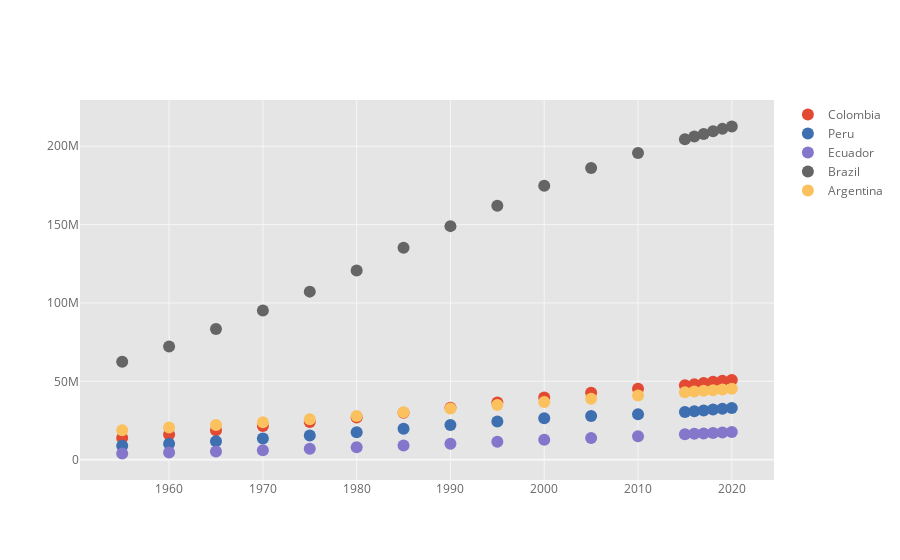

This figure's notebook cell:
### Markdown cell above
# ScatterPlot (Gráfico de dispersión)

### Code cell
df_population.iplot(kind='scatter', mode='markers')

### Figure 1 — Plotly figure (JSON) as saved in the notebook; plotly's stock layout.template omitted (floating-point values rounded to 4 significant figures)
{"data": [{"line": {"color": "rgba(226, 74, 51, 1.0)", "dash": "solid", "shape": "linear", "width": 1.3}, "marker": {"size": 12, "symbol": "circle"}, "mode": "markers", "name": "Colombia", "text": "", "type": "scatter", "x": [1955, 1960, 1965, 1970, 1975, 1980, 1985, 1990, 1995, 2000, 2005, 2010, 2015, 2016, 2017, 2018, 2019, 2020], "y": [13775000, 16057724, 18725245, 21480065, 24065507, 26900506, 29951201, 33102575, 36421438, 39629968, 42647723, 45222700, 47520667, 48175052, 48909839, 49661048, 50339443, 50882891]}, {"line": {"color": "rgba(62, 111, 176, 1.0)", "dash": "solid", "shape": "linear", "width": 1.3}, "marker": {"size": 12, "symbol": "circle"}, "mode": "markers", "name": "Peru", "text": "", "type": "scatter", "x": [1955, 1960, 1965, 1970, 1975, 1980, 1985, 1990, 1995, 2000, 2005, 2010, 2015, 2016, 2017, 2018, 2019, 2020], "y": [8858389, 10155015, 11711392, 13459794, 15424744, 17547610, 19772872, 22071433, 24299160, 26459944, 27866145, 29027674, 30470734, 30926032, 31444298, 31989260, 32510453, 32971854]}, {"line": {"color": "rgba(132, 118, 202, 1.0)", "dash": "solid", "shape": "linear", "width": 1.3}, "marker": {"size": 12, "symbol": "circle"}, "mode": "markers", "name": "Ecuador", "text": "", "type": "scatter", "x": [1955, 1960, 1965, 1970, 1975, 1980, 1985, 1990, 1995, 2000, 2005, 2010, 2015, 2016, 2017, 2018, 2019, 2020], "y": [3956620, 4543666, 5243977, 6069376, 6994334, 7989186, 9066109, 10230934, 11455204, 12681123, 13825847, 15011117, 16212020, 16491116, 16785361, 17084358, 17373662, 17643054]}, {"line": {"color": "rgba(101, 101, 101, 1.0)", "dash": "solid", "shape": "linear", "width": 1.3}, "marker": {"size": 12, "symbol": "circle"}, "mode": "markers", "name": "Brazil", "text": "", "type": "scatter", "x": [1955, 1960, 1965, 1970, 1975, 1980, 1985, 1990, 1995, 2000, 2005, 2010, 2015, 2016, 2017, 2018, 2019, 2020], "y": [62533919, 72179226, 83373530, 95113265, 107216205, 120694009, 135274080, 149003223, 162019896, 174790340, 186127103, 195713635, 204471769, 206163053, 207833823, 209469323, 211049527, 212559417]}, {"line": {"color": "rgba(251, 193, 94, 1.0)", "dash": "solid", "shape": "linear", "width": 1.3}, "marker": {"size": 12, "symbol": "circle"}, "mode": "markers", "name": "Argentina", "text": "", "type": "scatter", "x": [1955, 1960, 1965, 1970, 1975, 1980, 1985, 1990, 1995, 2000, 2005, 2010, 2015, 2016, 2017, 2018, 2019, 2020], "y": [18789418, 20481779, 22159650, 23880561, 25865776, 27896528, 30216279, 32618651, 34828170, 36870787, 38892931, 40895752, 43075416, 43508460, 43937140, 44361150, 44780677, 45195774]}], "layout": {"legend": {"bgcolor": "#FFFFFF", "font": {"color": "#666666"}}, "paper_bgcolor": "#FFFFFF", "plot_bgcolor": "#E5E5E5", "title": {"font": {"color": "#151516"}}, "xaxis": {"gridcolor": "#F6F6F6", "showgrid": true, "tickfont": {"color": "#666666"}, "title": {"font": {"color": "#666666"}, "text": ""}, "zerolinecolor": "#F6F6F6"}, "yaxis": {"gridcolor": "#F6F6F6", "showgrid": true, "tickfont": {"color": "#666666"}, "title": {"font": {"color": "#666666"}, "text": ""}, "zerolinecolor": "#F6F6F6"}}}
